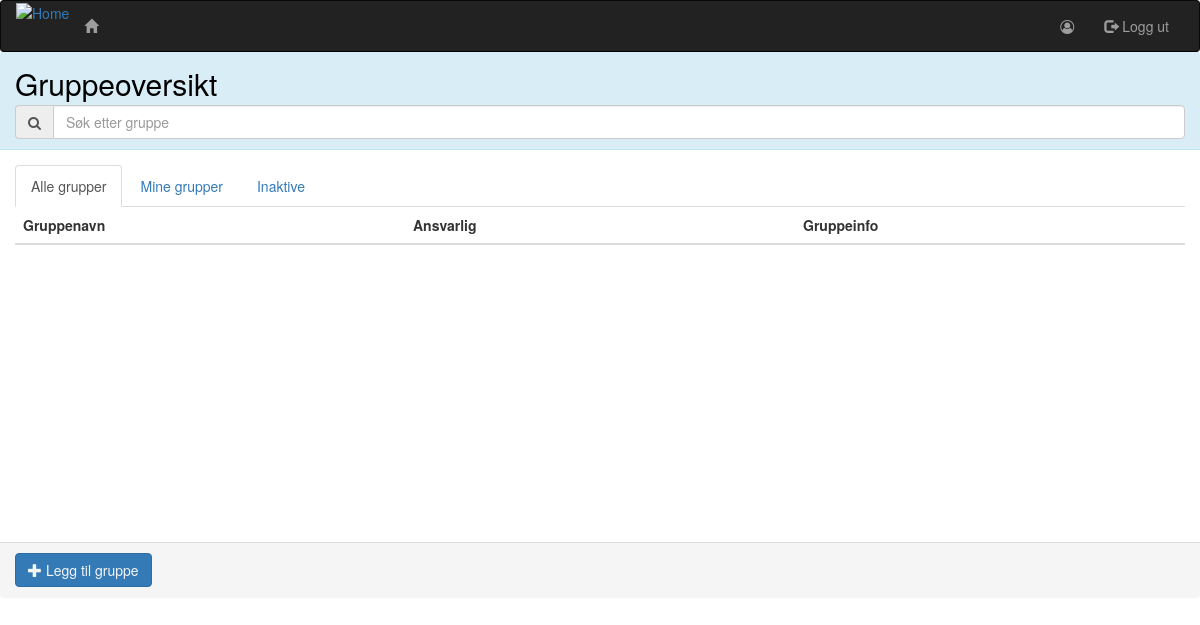
Page /administrasjon/grupper/ on the earlier database version.
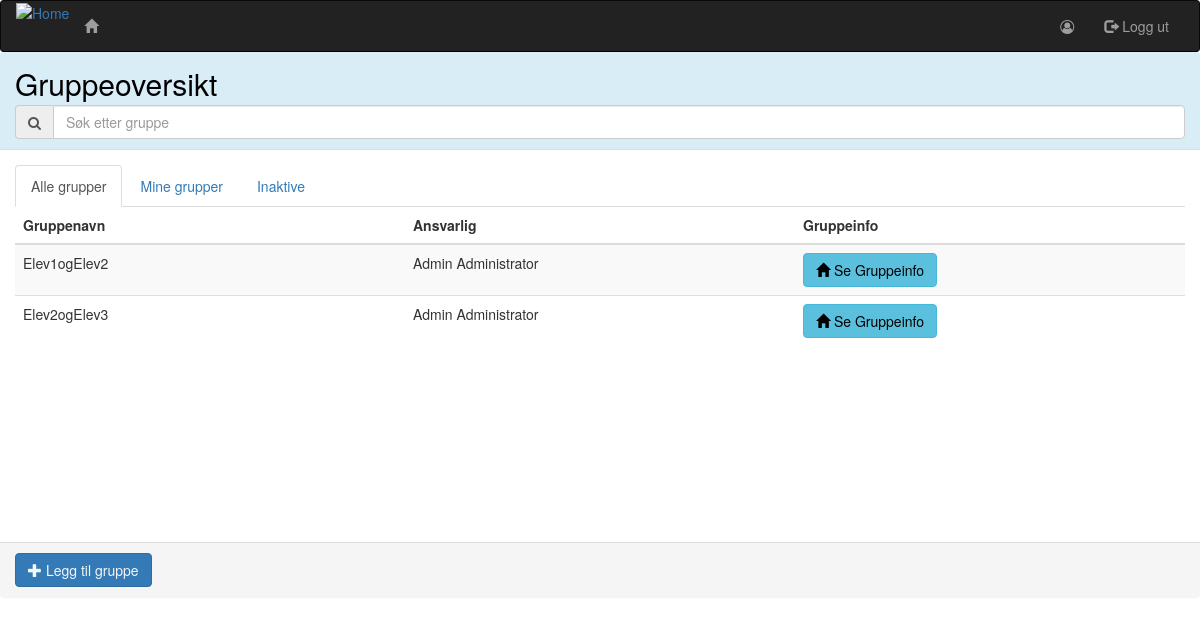
Same page on the later database version.
### administration/models.py (models this page shows, shortened)
class Gruppe(models.Model):
    creator = models.ForeignKey(Person, verbose_name='Ansvarlig', related_name='+')
    persons = models.ManyToManyField(Person, blank=True, verbose_name='Medlemmer')
    group_name = models.CharField(max_length=100, verbose_name='Gruppenavn')
    is_active = models.BooleanField(default=True, verbose_name='aktiv',
                                    help_text='Angir at denne gruppen er aktiv. Avmerk denne i stedet for å slette gruppen.')
    visible = models.BooleanField(default=False, verbose_name="synlig",
                                  help_text='Angir om gruppen skal være synlig for sine medlemmer.')
    grade = models.ForeignKey(Grade, blank=True, null=True, verbose_name='klasse', help_text='Ikke påkrevd.')
    tests = models.ManyToManyField('maths.Test', blank=True, verbose_name='tester')
    class Meta:
        ordering = ['group_name']
    def __str__(self):
        return self.group_name

class Person(AbstractUser):
    grades = models.ManyToManyField(Grade, default="", blank=True, verbose_name="klasse")
    SEX = [
        ("M", "Gutt"),
        ("F", "Jente")
    ]
    ROLE = [
        (1, "Elev"),
        (2, 'Lærer'),
        (3, 'Skoleadministrator'),
        (4, 'Administrator')
    ]
    sex = models.CharField(max_length=1, choices=SEX, verbose_name="kjønn", null=True)
    date_of_birth = models.DateField(max_length=8, verbose_name='Fødselsdato', null=True)
    role = models.IntegerField(choices=ROLE, default=1, verbose_name='brukertype')
    tests = models.ManyToManyField('maths.Test', blank=True, verbose_name='tester')
    class Meta:
        ordering = ['username']

### administration/views.py (the view)
# urls.py: url(r'grupper/$', views.GroupListView.as_view(), name="groupList"),
class GroupListView(AdministratorCheck, generic.ListView):
    template_name = 'administration/group_list.html'
    model = Gruppe

### administration/templates/administration/group_list.html (shortened to what this page needs)
{% extends 'matistikk/base.html' %}
{% load bootstrap3 %}
{% block body %}
    <div class="panel panel-info">
        <div class="panel-heading">
            <h2>Gruppeoversikt</h2>
            <div class="input-group">
                    <span class="input-group-addon">
                        <i class="fa fa-search"></i>
                    </span>
                <input type="text" class="form-control" id="search"
                       onkeyup="gradeSearch()"
                       placeholder="Søk etter gruppe">
            </div>
        </div>
        <div class="panel-body">
            <ul class="nav nav-tabs">
                <li class="nav active"><a href="#A" data-toggle="tab">Alle grupper</a></li>
                <li class="nav"><a href="#B" data-toggle="tab">Mine grupper</a></li>
                <li class="nav"><a href="#C" data-toggle="tab">Inaktive</a></li>
            </ul>
            <div class="tab-content">
                <div class="tab-pane fade in active" id="A">
                    <table class="table table-hover table-striped table-responsive" id="grouptable">
                        <thead>
                        <tr>
                            <th>Gruppenavn</th>
                            <th>Ansvarlig</th>
                            <th>Gruppeinfo</th>
                        </tr>
                        </thead>
                        <tbody>
                        {% for group in object_list %}
                            {% if group.is_active %}
                                <tr class="clickable-row"
                                    data-href="{% url 'administration:groupDetail' group.id %}"
                                    style="cursor: pointer">
                                    <td>{{ group }}</td>
                                    <td>{{ group.creator.get_full_name }}</td>
                                    <td><a class="btn btn-info"
                                           href="{% url 'administration:groupDetail' group.id %}"><span
                                            class="glyphicon glyphicon-home" aria-hidden="true"></span> Se
                                        Gruppeinfo</a>
                                    </td>
                                </tr>
                            {% endif %}
                        {% endfor %}
                        </tbody>
                    </table>
                </div>
            </div>
        </div>
        <div class="panel-footer">
            <a class="btn btn-primary" href="{% url 'administration:groupCreate' %}"><span
                    class="glyphicon glyphicon-plus" aria-hidden="true" id="addNewGroupBtn"></span> Legg til gruppe</a>
        </div>
    </div>
{% endblock %}

Differences in the rows shown:
added Gruppe: group_name "Elev1ogElev2", creator.get_full_name "Admin Administrator"
added Gruppe: group_name "Elev2ogElev3", creator.get_full_name "Admin Administrator"
